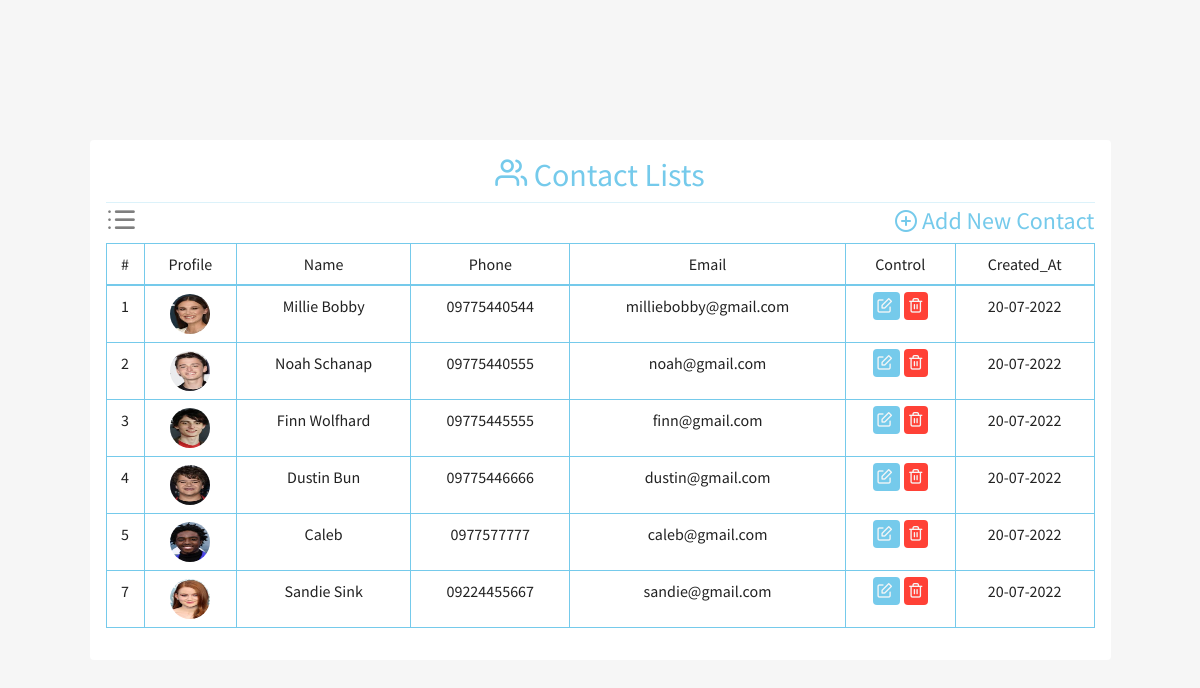
The page / on the database its author committed.
### tables this page shows
CREATE TABLE `contact_list` (
  `id` int(11) NOT NULL,
  `name` varchar(50) NOT NULL,
  `photo_name` varchar(255) NOT NULL,
  `email` varchar(255) NOT NULL,
  `phone` varchar(20) NOT NULL,
  `created_at` timestamp NOT NULL DEFAULT current_timestamp()
);

### core/functions.php (called while the page is built, shortened)
<?php
include "base.php";
function fetchContacts(){
    global $conn;
    $sql = "SELECT * FROM contact_list";
    $query = mysqli_query($conn,$sql);
    $rows = [];
    while($row = mysqli_fetch_assoc($query)){
        array_push($rows,$row);
    }
    return $rows;
}
?>

### index.php (the view)
<?php
    require_once "template/header.php";
?>
    <div class="container ">
       <div class="row vh-100 justify-content-center align-items-center">
           <div class="col-11">
               <div class=" card overflow-hidden border-0 bg-white p-3 rounded">
                           <h2 class="text-info text-center">
                               <i class="feather-users text-info"></i>
                               Contact Lists
                           </h2>
                           <hr class="text-info my-0">
                           <div class="mb-1 d-flex justify-content-between">
                               <a href="index.php" class="text-decoration-none" aria-current="page">
                                   <i class="feather-list text-black-50 fs-2"></i>
                               </a>
                               <a href="contact_add.php" class="text-decoration-none">
                                   <span class="fs-4 rounded text-info d-flex align-items-center">
                                       <i class="feather-plus-circle me-1"></i>
                                       Add New Contact
                                   </span>
                               </a>
                           </div>
                           <table class="table table-bordered border-info table-hover text-center">
                               <thead>
                               <tr>
                                   <td>#</td>
                                   <td>Profile</td>
                                   <td>Name</td>
                                   <td>Phone</td>
                                   <td>Email</td>
                                   <td>Control</td>
                                   <td>Created_At</td>
                               </tr>
                               </thead>
                               <tbody class="border-info">
                               <?php foreach (fetchContacts() as $contact){ ?>
                                   <tr>
                                       <td><?php echo $contact['id'] ?></td>
                                       <td><img src="css/images/<?php echo $contact['photo_name'] ?>" alt="" class="custom-img"></td>
                                       <td><?php echo $contact['name'] ?></td>
                                       <td><?php echo $contact['phone'] ?></td>
                                       <td><?php echo $contact['email'] ?></td>
                                       <td>
                                           <a href="update_contact.php?id=<?php echo $contact['id']; ?>" class="text-decoration-none text-light bg-info p-1 rounded me-1">
                                               <i class="feather-edit" class=""></i>
                                           </a>
                                           <a href="delete_contact.php?id=<?php echo $contact['id']; ?>" class="text-decoration-none text-light bg-danger p-1 rounded">
                                               <i class="feather-trash-2" class=""></i>
                                           </a>
                                       </td>
                                       <td><?php echo date('d-m-Y',strtotime( $contact['created_at'])); ?></td>
                                   </tr>
                               <?php } ?>
                               </tbody>
                           </table>
                       </div>
           </div>
       </div>
    </div>
<?php require_once "template/footer.php"?>

### template/header.php (shortened to what this page needs)
<?php
    require_once "core/base.php";
    require_once "core/functions.php";
?>
<!doctype html>
<html lang="en">
<head>
    <link rel="stylesheet" href="css/bootstrap.min.css">
    <link rel="stylesheet" href="css/feather-icons-web/feather.css">
    <link rel="stylesheet" href="css/style.css">
</head>
<body class="bg-light">

### template/footer.php
</body>
</html>

### css/style.css (style rules this page uses)
.custom-img { width : 40px; height : 40px; border-radius: 50%; }

### rows shown on the page
contact_list: id "1", photo_name (picture), name "Millie Bobby", phone "09775440544", email "milliebobby@gmail.com", created_at "20-07-2022"
contact_list: id "2", photo_name (picture), name "Noah Schanap", phone "09775440555", email "noah@gmail.com", created_at "20-07-2022"
contact_list: id "3", photo_name (picture), name "Finn Wolfhard", phone "09775445555", email "finn@gmail.com", created_at "20-07-2022"
contact_list: id "4", photo_name (picture), name "Dustin Bun", phone "09775446666", email "dustin@gmail.com", created_at "20-07-2022"
contact_list: id "5", photo_name (picture), name "Caleb", phone "0977577777", email "caleb@gmail.com", created_at "20-07-2022"
contact_list: id "7", photo_name (picture), name "Sandie Sink", phone "09224455667", email "sandie@gmail.com", created_at "20-07-2022"
